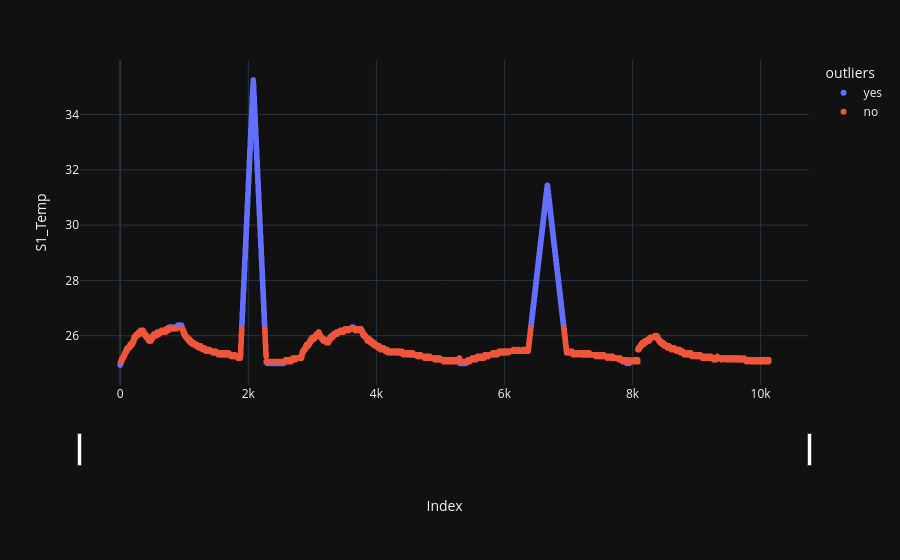

The cell this chart's notebook holds for it:
### Code cell
import pandas as pd
from sklearn.ensemble import IsolationForest

# Load the data
df = pd.read_csv('Dataset-anomalies.csv')

df.head()

cols_to_drop = ['S2_Temp', 'S3_Temp', 'S4_Temp', 'S1_Light', 'S2_Light', 'S3_Light', 'S4_Light', 'S1_Sound', 'S2_Sound', 'S3_Sound', 'S4_Sound', 'S5_CO2', 'S5_CO2_Slope', 'S6_PIR', 'S7_PIR', 'Room_Occupancy_Count']
df.drop(cols_to_drop,axis=1,inplace=True)

df.head()


from datetime import datetime
from calendar import timegm

df['Timestamp'] = 0
df['Index'] = 0

for index, line in enumerate(df.values):
    date = line[0]
    time = line[1]
    finalDate = datetime.strptime(date + " " + time, '%Y/%m/%d %H:%M:%S')    
    timestamp = timegm(finalDate.timetuple())
    df.at[index, 'Timestamp'] = finalDate
    df.at[index, 'Index'] = index



import random
randomlist = [100, 1000, 1879, 3720, 2540, 5640, 6371, 7625, 9242]
# for i in range(0,5):
#     n = random.randint(0,len(df.index))
#     randomlist.append(n)
# print(randomlist)
# test1 = False
# for value in randomlist:
#     for index in range(value, value + 20):
#         if not test1:
#             df.at[index, 'S1_Temp'] =  random.uniform(35.1, 40.1)
#         else:
#             df.at[index, 'S1_Temp'] =  random.uniform(25.1, 35.1)
#     if not test1:
#         test1 = True
#     else:
#         test1 = False
previousNr = 0.0
numbersNR = []
import statistics
for index in range(1879, 1879 + 400):
    numbersNR.append(index)
    
for index, item in enumerate(numbersNR):
    if index < len(numbersNR) / 2:
        if previousNr == 0.0:
            previousNr = df.at[item, 'S1_Temp']
        df.at[item, 'S1_Temp'] = previousNr + 0.05
        previousNr = df.at[item, 'S1_Temp']
    else:
        df.at[item, 'S1_Temp'] = previousNr - 0.05
        previousNr = df.at[item, 'S1_Temp']

numbersNR = []
previousNr = 0.0
for index in range(6371, 6371 + 600):
    numbersNR.append(index)
    
for index, item in enumerate(numbersNR):
    if index < len(numbersNR) / 2:
        if previousNr == 0.0:
            previousNr = df.at[item, 'S1_Temp']
        df.at[item, 'S1_Temp'] = previousNr + 0.02
        previousNr = df.at[item, 'S1_Temp']
    else:
        df.at[item, 'S1_Temp'] = previousNr - 0.02
        previousNr = df.at[item, 'S1_Temp']

cols_to_drop = ['Date', 'Time']
df.drop(cols_to_drop,axis=1,inplace=True)

model = IsolationForest(contamination='auto', bootstrap=False, warm_start=False, random_state=42) # Contamination  is the "assumed" amount of outliers in the entire dataset
model.fit(df[['S1_Temp']])

df['outliers']=pd.Series(model.predict(df[['S1_Temp']])).apply(lambda x: 'yes' if (x == -1) else 'no' )
df.query('outliers=="yes"')

import plotly.express as px

fig = px.scatter(df.reset_index(), x='Index', y='S1_Temp', color='outliers',  hover_data='Timestamp')
fig.update_xaxes(
    rangeslider_visible=True,
)
fig.show()

### Figure 1 — Plotly figure (JSON) as saved in the notebook; plotly's stock layout.template omitted (floating-point values rounded to 4 significant figures; data arrays with more than 128 entries replaced by an {"elided": "..."} marker saying what was removed)
{"data": [{"customdata": {"elided": "1160x1 str values"}, "hovertemplate": "outliers=yes<br>Index=%{x}<br>S1_Temp=%{y}<br>Timestamp=%{customdata[0]}<extra></extra>", "legendgroup": "yes", "marker": {"color": "#636efa", "symbol": "circle"}, "mode": "markers", "name": "yes", "showlegend": true, "x": {"elided": "1160 int values"}, "xaxis": "x", "y": {"elided": "1160 float values"}, "yaxis": "y", "type": "scattergl"}, {"customdata": {"elided": "8969x1 str values"}, "hovertemplate": "outliers=no<br>Index=%{x}<br>S1_Temp=%{y}<br>Timestamp=%{customdata[0]}<extra></extra>", "legendgroup": "no", "marker": {"color": "#EF553B", "symbol": "circle"}, "mode": "markers", "name": "no", "showlegend": true, "x": {"elided": "8969 int values"}, "xaxis": "x", "y": {"elided": "8969 float values"}, "yaxis": "y", "type": "scattergl"}], "layout": {"xaxis": {"anchor": "y", "domain": [0.0, 1.0], "title": {"text": "Index"}, "rangeslider": {"visible": true}}, "yaxis": {"anchor": "x", "domain": [0.0, 1.0], "title": {"text": "S1_Temp"}}, "legend": {"title": {"text": "outliers"}, "tracegroupgap": 0}, "margin": {"t": 60}}}
